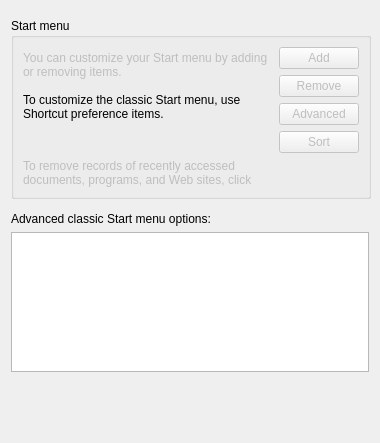
<?xml version="1.0" encoding="UTF-8"?>
<ui version="4.0">
 <class>StartAdvancedWinXPWidget</class>
 <widget class="QWidget" name="StartAdvancedWinXPWidget">
  <property name="geometry">
   <rect>
    <x>0</x>
    <y>0</y>
    <width>380</width>
    <height>443</height>
   </rect>
  </property>
  <property name="sizePolicy">
   <sizepolicy hsizetype="Fixed" vsizetype="Fixed">
    <horstretch>0</horstretch>
    <verstretch>0</verstretch>
   </sizepolicy>
  </property>
  <property name="minimumSize">
   <size>
    <width>380</width>
    <height>443</height>
   </size>
  </property>
  <property name="maximumSize">
   <size>
    <width>486</width>
    <height>443</height>
   </size>
  </property>
  <property name="windowTitle">
   <string>Form</string>
  </property>
  <layout class="QGridLayout" name="gridLayout_2">
   <item row="0" column="0">
    <widget class="QGroupBox" name="startGroupBox">
     <property name="sizePolicy">
      <sizepolicy hsizetype="Fixed" vsizetype="Fixed">
       <horstretch>0</horstretch>
       <verstretch>0</verstretch>
      </sizepolicy>
     </property>
     <property name="minimumSize">
      <size>
       <width>360</width>
       <height>0</height>
      </size>
     </property>
     <property name="title">
      <string>Start menu</string>
     </property>
     <layout class="QGridLayout" name="gridLayout">
      <item row="0" column="0" rowspan="2">
       <widget class="QLabel" name="customizemenuLabel">
        <property name="enabled">
         <bool>false</bool>
        </property>
        <property name="text">
         <string>You can customize your Start menu by adding or removing items.</string>
        </property>
        <property name="wordWrap">
         <bool>true</bool>
        </property>
       </widget>
      </item>
      <item row="0" column="1">
       <widget class="QPushButton" name="addPushButton">
        <property name="enabled">
         <bool>false</bool>
        </property>
        <property name="text">
         <string>Add</string>
        </property>
       </widget>
      </item>
      <item row="1" column="1" rowspan="2">
       <widget class="QPushButton" name="removePushButton">
        <property name="enabled">
         <bool>false</bool>
        </property>
        <property name="text">
         <string>Remove</string>
        </property>
       </widget>
      </item>
      <item row="2" column="0" rowspan="2">
       <widget class="QLabel" name="classicmenuLabel">
        <property name="text">
         <string>To customize the classic Start menu, use Shortcut preference items.</string>
        </property>
        <property name="wordWrap">
         <bool>true</bool>
        </property>
       </widget>
      </item>
      <item row="3" column="1">
       <widget class="QPushButton" name="advancedPushButton">
        <property name="enabled">
         <bool>false</bool>
        </property>
        <property name="text">
         <string>Advanced</string>
        </property>
       </widget>
      </item>
      <item row="4" column="1">
       <widget class="QPushButton" name="sortPushButton">
        <property name="enabled">
         <bool>false</bool>
        </property>
        <property name="text">
         <string>Sort</string>
        </property>
       </widget>
      </item>
      <item row="5" column="0">
       <widget class="QLabel" name="removeLabel">
        <property name="enabled">
         <bool>false</bool>
        </property>
        <property name="text">
         <string>To remove records of recently accessed documents, programs, and Web sites, click Clear.</string>
        </property>
        <property name="wordWrap">
         <bool>true</bool>
        </property>
       </widget>
      </item>
     </layout>
    </widget>
   </item>
   <item row="1" column="0">
    <widget class="QLabel" name="label">
     <property name="text">
      <string>Advanced classic Start menu options:</string>
     </property>
     <property name="buddy">
      <cstring>treeView</cstring>
     </property>
    </widget>
   </item>
   <item row="2" column="0">
    <widget class="QTreeView" name="treeView"/>
   </item>
   <item row="3" column="0">
    <spacer name="verticalSpacer">
     <property name="orientation">
      <enum>Qt::Vertical</enum>
     </property>
     <property name="sizeHint" stdset="0">
      <size>
       <width>348</width>
       <height>112</height>
      </size>
     </property>
    </spacer>
   </item>
  </layout>
 </widget>
 <tabstops>
  <tabstop>addPushButton</tabstop>
  <tabstop>removePushButton</tabstop>
  <tabstop>advancedPushButton</tabstop>
  <tabstop>sortPushButton</tabstop>
  <tabstop>treeView</tabstop>
 </tabstops>
 <resources/>
 <connections/>
</ui>
